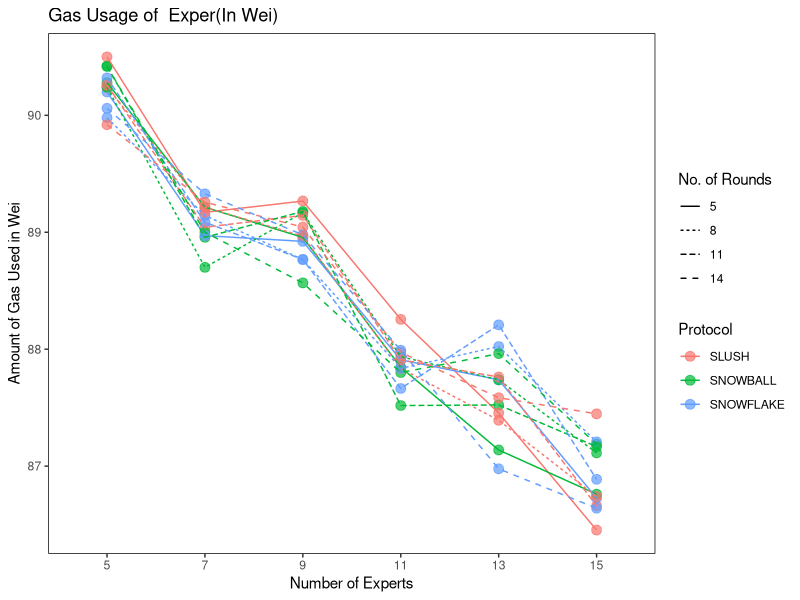
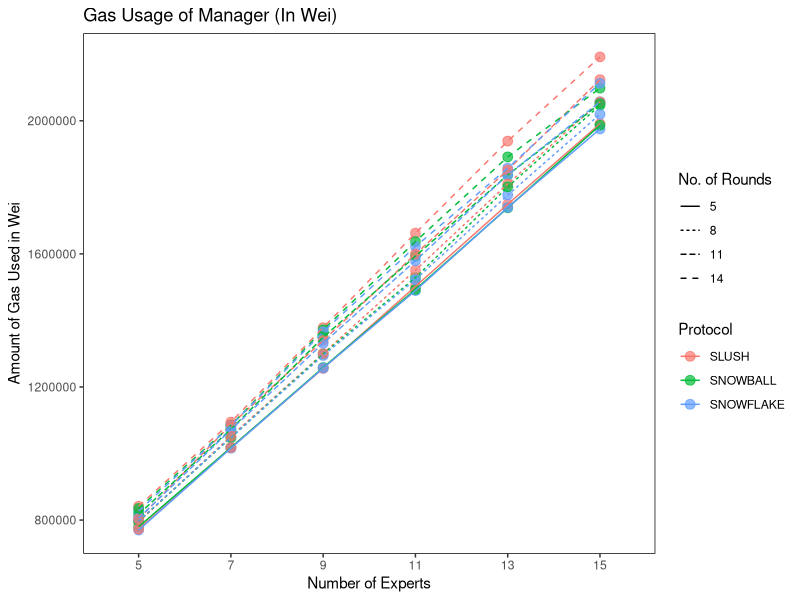
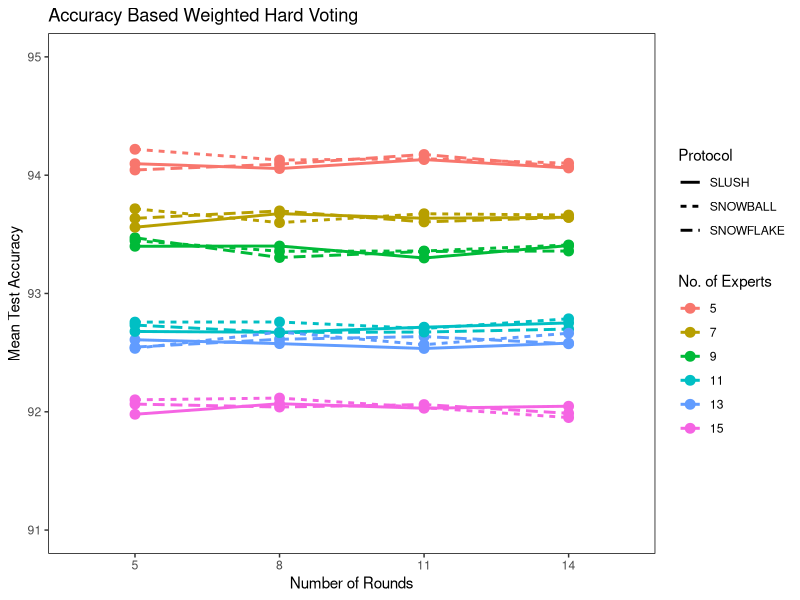
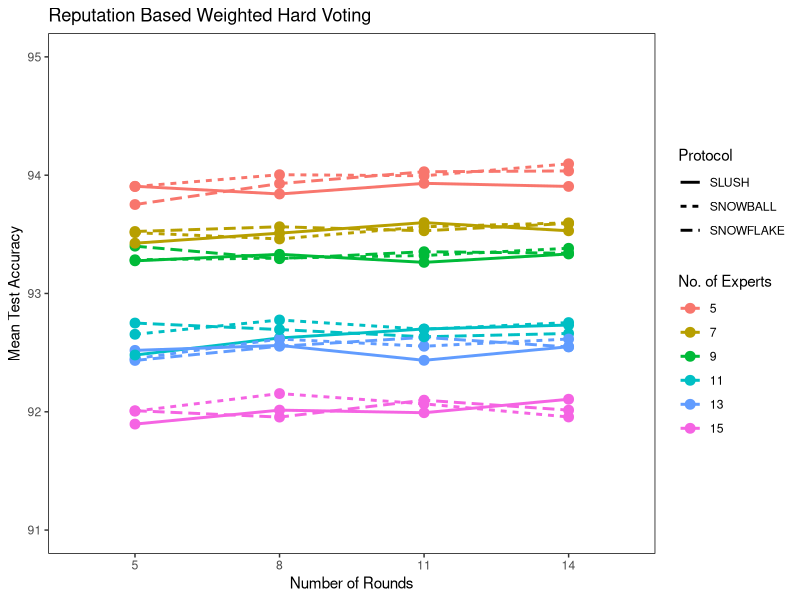
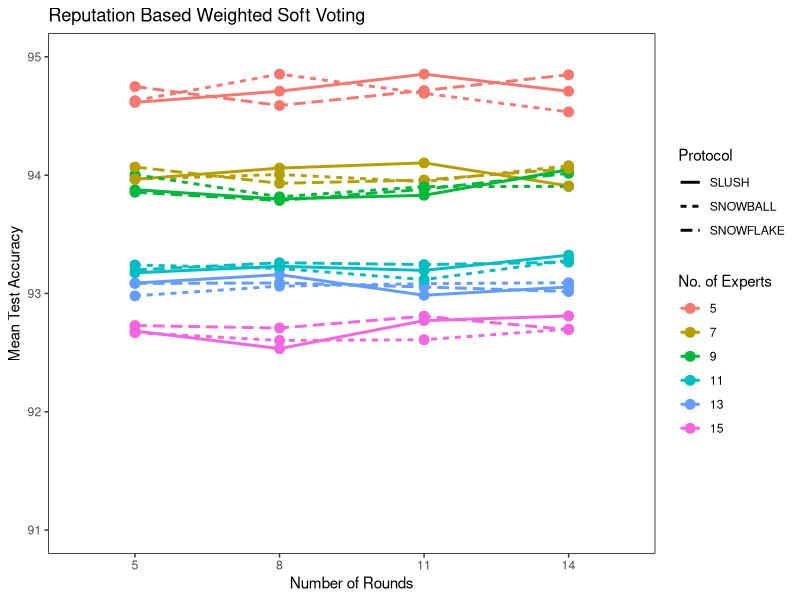
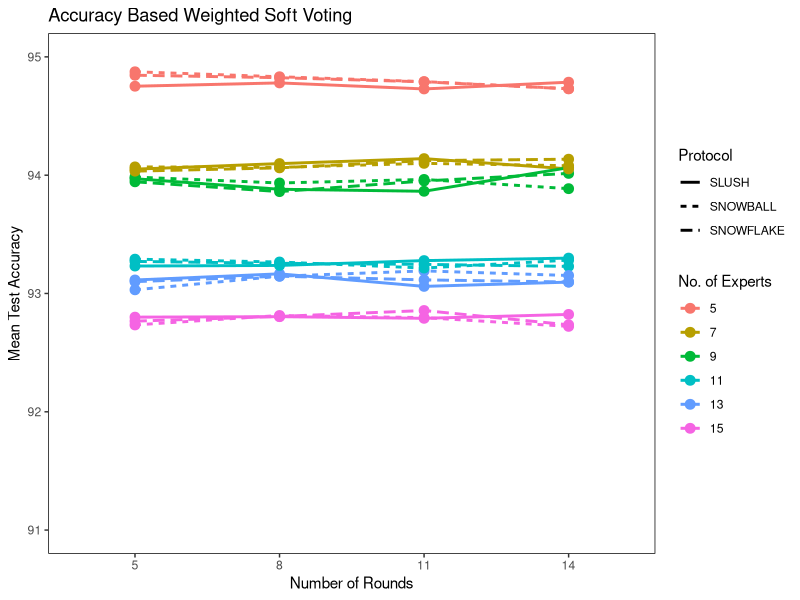
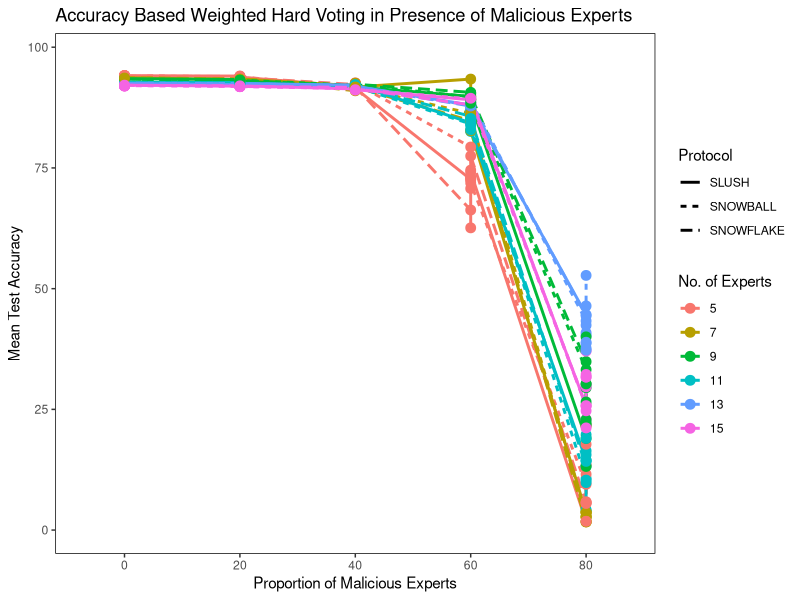
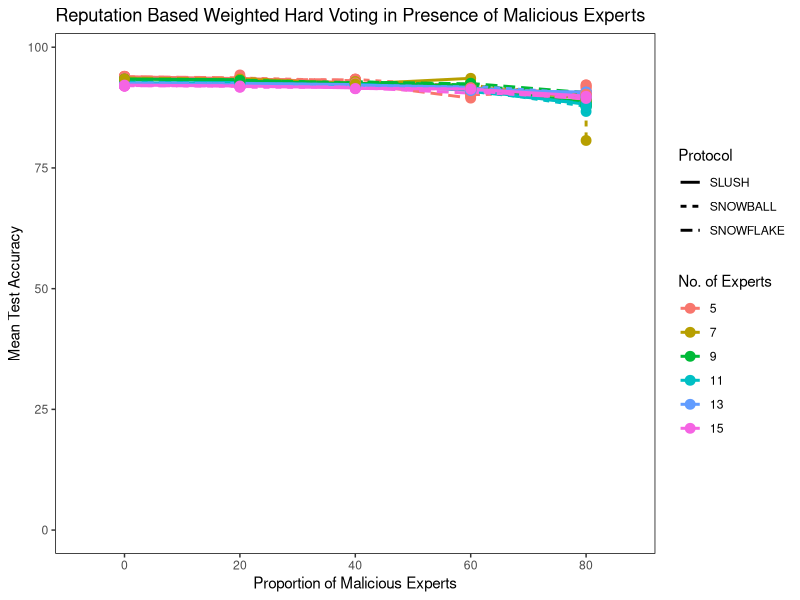

The R source for these figures, in order:
## ---- chunk 1
#Le Expert Gas Usage

library(ggplot2)

# Read the data from the CSV file
data <- read.csv("NUM_ROUNDS_vs_ACCURACY.csv")


# Create the plot
p = ggplot(data, aes(x = factor(NUM_EXPERTS), y = GAS_EXPERT, group = interaction(PROTOCOL, NUM_ROUNDS), color = PROTOCOL)) +
  geom_point(size = 3, alpha = 0.7) +  # Points with size and transparency
  geom_line(aes(linetype = as.factor(NUM_ROUNDS))) +  # Connect the dots, using linetype for MAX_ROUNDS
  labs(title = "Gas Usage of  Exper(In Wei)",
       x = "Number of Experts",
       y = "Amount of Gas Used in Wei") +
   scale_color_discrete(name = "Protocol") + 
    scale_linetype_discrete(name = "No. of Rounds") +  
  
 theme(     panel.grid.major = element_blank(), panel.grid.minor = element_blank(), 
    panel.background = element_blank(), panel.border = element_rect(color = "black", fill = NA) 
  )    # Label for linetype legend
p
ggsave("expert_gas_used.png", plot = p, width = 10, height = 6) 

## ---- chunk 2
#Le Expert Gas Usage

library(ggplot2)

# Read the data from the CSV file
data <- read.csv("NUM_ROUNDS_vs_ACCURACY.csv")


# Create the plot
p = ggplot(data, aes(x = factor(NUM_EXPERTS), y = GAS_MANAGER, group = interaction(PROTOCOL, NUM_ROUNDS), color = PROTOCOL)) +
  geom_point(size = 3, alpha = 0.7) +  # Points with size and transparency
  geom_line(aes(linetype = as.factor(NUM_ROUNDS))) +  # Connect the dots, using linetype for MAX_ROUNDS
  labs(title = "Gas Usage of Manager (In Wei)",
       x = "Number of Experts",
       y = "Amount of Gas Used in Wei") +
   scale_color_discrete(name = "Protocol") + 
    scale_linetype_discrete(name = "No. of Rounds") +  
 theme(     panel.grid.major = element_blank(), panel.grid.minor = element_blank(), 
    panel.background = element_blank(), panel.border = element_rect(color = "black", fill = NA) 
  )    # Label for linetype legend
p
ggsave("manager_gas_used.png", plot = p, width = 10, height = 6) 

## ---- chunk 3
# NEEDED
library(ggplot2)


data = read.csv("NUM_ROUNDS_vs_ACCURACY.csv")
data_filtered= data
  p <- ggplot(data_filtered, aes(x = as.factor(NUM_ROUNDS), y = HARD_ACC, linetype = as.factor(PROTOCOL), color = as.factor(NUM_EXPERTS), group = interaction(PROTOCOL, NUM_EXPERTS))) +
    geom_line(size = 1) +          
    geom_point(size = 3) +          
    labs(title ="Accuracy Based Weighted Hard Voting",
         x = "Number of Rounds",
         y = "Mean Test Accuracy") +
                 
    scale_color_discrete(name = "No. of Experts") + 
    scale_linetype_discrete(name = "Protocol") +  
    scale_shape_discrete(name = "Number of Experts") + 
    theme(
         panel.grid.major = element_blank(),     panel.grid.minor = element_blank(), 
    panel.background = element_blank(),    panel.border = element_rect(color = "black", fill = NA)  ) +
    ylim(91, 95)                       # Set y-axis limits from 90 to 95


ggsave("ACC_AccuracyBasedWeightedHardVoting.png", plot = p, width = 10, height = 6) 
p
## ---- chunk 4
#NEEDED
library(ggplot2)


data = read.csv("NUM_ROUNDS_vs_ACCURACY.csv")
data_filtered= data
  p <- ggplot(data_filtered, aes(x = as.factor(NUM_ROUNDS), y = HARD_REPT, linetype = as.factor(PROTOCOL), color = as.factor(NUM_EXPERTS), group = interaction(PROTOCOL, NUM_EXPERTS))) +
    geom_line(size = 1) +          
    geom_point(size = 3) +          
    labs(title ="Reputation Based Weighted Hard Voting",
         x = "Number of Rounds",
         y = "Mean Test Accuracy") +
    scale_color_discrete(name = "No. of Experts") + 
    scale_linetype_discrete(name = "Protocol") +    
    scale_shape_discrete(name = "Number of Experts") + 
    theme(
         panel.grid.major = element_blank(),     panel.grid.minor = element_blank(), 
    panel.background = element_blank(),    panel.border = element_rect(color = "black", fill = NA)  ) +
    ylim(91, 95)                       # Set y-axis limits from 90 to 95


ggsave("ACC_ReputationBasedWeightedHardVoting.png", plot = p, width = 10, height = 6) 
p
## ---- chunk 5
#NEEDED
library(ggplot2)


data = read.csv("NUM_ROUNDS_vs_ACCURACY.csv")
data_filtered= data
  p <- ggplot(data_filtered, aes(x = as.factor(NUM_ROUNDS), y = SOFT_REPT, linetype = as.factor(PROTOCOL), color = as.factor(NUM_EXPERTS), group = interaction(PROTOCOL, NUM_EXPERTS))) +
    geom_line(size = 1) +          
    geom_point(size = 3) +          
    labs(title ="Reputation Based Weighted Soft Voting",
         x = "Number of Rounds",
         y = "Mean Test Accuracy") +
    scale_color_discrete(name = "No. of Experts") + 
    scale_linetype_discrete(name = "Protocol") +    
    scale_shape_discrete(name = "Number of Experts") + 
    theme(
         panel.grid.major = element_blank(),     panel.grid.minor = element_blank(), 
    panel.background = element_blank(),    panel.border = element_rect(color = "black", fill = NA)  ) +
    ylim(91, 95)                       # Set y-axis limits from 90 to 95


ggsave("ACC_ReputationBasedWeightedSoftVoting.png", plot = p, width = 10, height = 6) 
p
## ---- chunk 6
#NEEDED
library(ggplot2)


data = read.csv("NUM_ROUNDS_vs_ACCURACY.csv")
data_filtered= data
  p <- ggplot(data_filtered, aes(x = as.factor(NUM_ROUNDS), y = SOFT_ACC, linetype = as.factor(PROTOCOL), color = as.factor(NUM_EXPERTS), group = interaction(PROTOCOL, NUM_EXPERTS))) +
    geom_line(size = 1) +          
    geom_point(size = 3) +          
    labs(title ="Accuracy Based Weighted Soft Voting",
         x = "Number of Rounds",
         y = "Mean Test Accuracy") +
                 scale_color_discrete(name = "No. of Experts") + 
    scale_linetype_discrete(name = "Protocol") +    
    scale_shape_discrete(name = "Number of Experts") + 
    theme(
         panel.grid.major = element_blank(),     panel.grid.minor = element_blank(), 
    panel.background = element_blank(),    panel.border = element_rect(color = "black", fill = NA)  ) +
    ylim(91, 95)                       # Set y-axis limits from 90 to 95


ggsave("ACC_AccuracyBasedWeightedSoftVoting.png", plot = p, width = 10, height = 6) 
p
## ---- chunk 7
  data <- read.csv("MAL_NUM_ROUNDS_vs_ACCURACY.csv")
  p <- ggplot(data, aes(x = as.factor(PROP), y = HARD_ACC, linetype = as.factor(PROTOCOL), color = as.factor(NUM_EXPERTS), group = interaction(PROTOCOL, NUM_EXPERTS))) +
    geom_line(size = 1) +          
    geom_point(size = 3) +          
    labs(title = "Accuracy Based Weighted Hard Voting in Presence of Malicious Experts",
         x = "Proportion of Malicious Experts",
         y = "Mean Test Accuracy") +
                 
    scale_color_discrete(name = "No. of Experts") + 
    scale_linetype_discrete(name = "Protocol") +    
    theme(
         panel.grid.major = element_blank(),     panel.grid.minor = element_blank(), 
    panel.background = element_blank(),    panel.border = element_rect(color = "black", fill = NA)  )   +ylim(0,98)                     # Set y-axis limits from 90 to 95


 
  p
  ggsave("MAL_HARD_ACC.png", plot = p, width = 10, height = 6)  # You can adjust width and height as needed
## ---- chunk 8
  data <- read.csv("MAL_NUM_ROUNDS_vs_ACCURACY.csv")
  p <- ggplot(data, aes(x = as.factor(PROP), y = HARD_REPT, linetype = as.factor(PROTOCOL), color = as.factor(NUM_EXPERTS), group = interaction(PROTOCOL, NUM_EXPERTS))) +
    geom_line(size = 1) +          
    geom_point(size = 3) +          
    labs(title = "Reputation Based Weighted Hard Voting in Presence of Malicious Experts",
         x = "Proportion of Malicious Experts",
         y = "Mean Test Accuracy") +
                 
scale_color_discrete(name = "No. of Experts") + 
    scale_linetype_discrete(name = "Protocol") +   
    theme(
         panel.grid.major = element_blank(),     panel.grid.minor = element_blank(), 
    panel.background = element_blank(),    panel.border = element_rect(color = "black", fill = NA)  ) +ylim(0,98)                       # Set y-axis limits from 90 to 95


 
  p
  ggsave("MAL_HARD_REPT.png", plot = p, width = 10, height = 6)  # You can adjust width and height as needed
## ---- chunk 9
  data <- read.csv("MAL_NUM_ROUNDS_vs_ACCURACY.csv")
  p <- ggplot(data, aes(x = as.factor(PROP), y = SOFT_REPT, linetype = as.factor(PROTOCOL), color = as.factor(NUM_EXPERTS), group = interaction(PROTOCOL, NUM_EXPERTS))) +
    geom_line(size = 1) +          
    geom_point(size = 3) +          
    labs(title = "Reputation Based Weighted Soft Voting in Presence of Malicious Experts",
         x = "Proportion of Malicious Experts",
         y = "Mean Test Accuracy") +
                 
    scale_color_discrete(name = "No. of Experts") + 
    scale_linetype_discrete(name = "Protocol") +   
    theme(
       panel.grid.major = element_blank(),     panel.grid.minor = element_blank(), 
    panel.background = element_blank(),    panel.border = element_rect(color = "black", fill = NA)  ) +ylim(70,95)                       # Set y-axis limits from 90 to 95


 
  p
  ggsave("MAL_SOFT_REPT.png", plot = p, width = 10, height = 6)  # You can adjust width and height as needed
## ---- chunk 10
  data <- read.csv("MAL_NUM_ROUNDS_vs_ACCURACY.csv")
  p <- ggplot(data, aes(x = as.factor(PROP), y = SOFT_ACC, linetype = as.factor(PROTOCOL), color = as.factor(NUM_EXPERTS), group = interaction(PROTOCOL, NUM_EXPERTS))) +
    geom_line(size = 1) +          
    geom_point(size = 3) +          
    labs(title = "Accuracy Based Weighted Soft Voting in Presence of Malicious Experts",
         x = "Proportion of Malicious Experts",
         y = "Mean Test Accuracy") +
    scale_color_discrete(name = "No. of Experts") + 
    scale_linetype_discrete(name = "Protocol") +  
    theme(panel.grid.major = element_blank(),     panel.grid.minor = element_blank(),panel.background = element_blank(),panel.border = element_rect(color = "black", fill = NA)  ) +ylim(70,95)                       # Set y-axis limits from 90 to 95


 
  p
  ggsave("MAL_SOFT_ACC.png", plot = p, width = 10, height = 6)  # You can adjust width and height as needed
